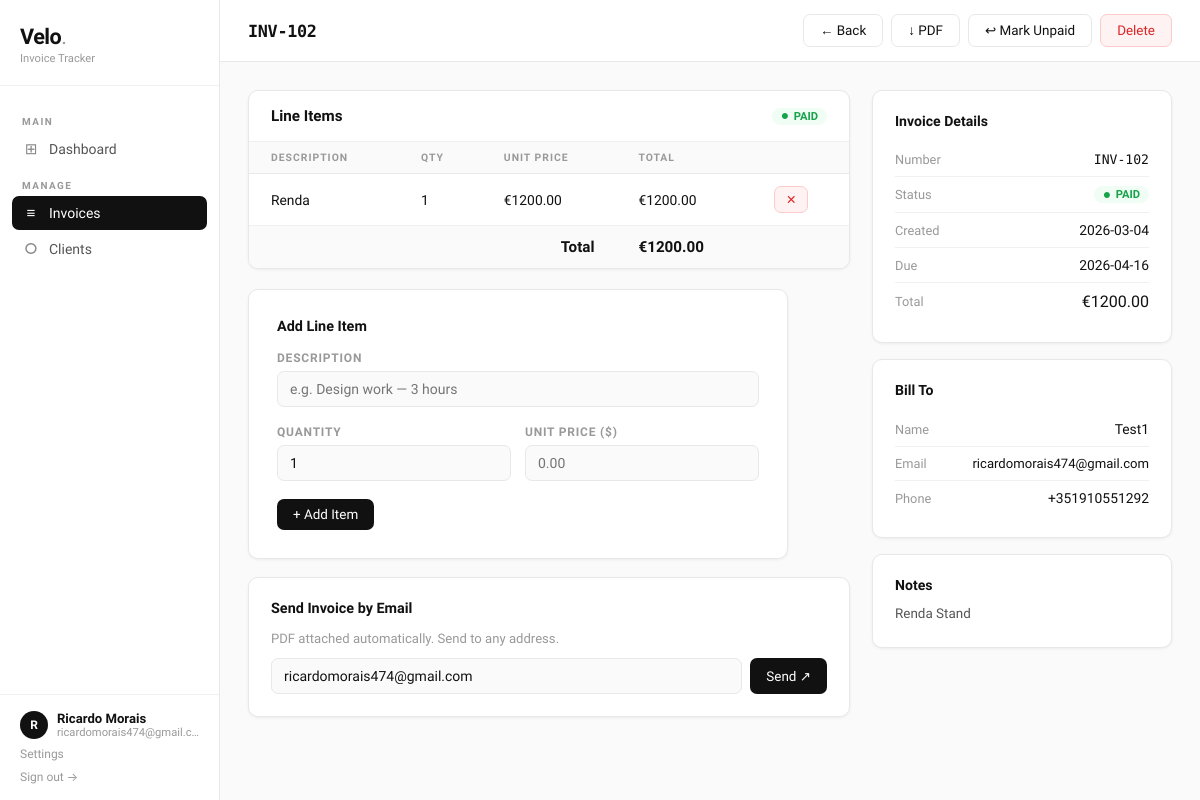
Page /invoices/2 (signed in) on the committed database.
### tables this page shows
CREATE TABLE invoices (id INTEGER PRIMARY KEY AUTOINCREMENT,user_id INTEGER NOT NULL,invoice_num TEXT NOT NULL,client_id INTEGER NOT NULL,total_amount REAL DEFAULT 0,status TEXT DEFAULT 'Unpaid',date TEXT NOT NULL,due_date TEXT,notes TEXT,FOREIGN KEY(user_id) REFERENCES users(id),FOREIGN KEY(client_id) REFERENCES clients(id));

CREATE TABLE invoice_items (id INTEGER PRIMARY KEY AUTOINCREMENT,invoice_id INTEGER NOT NULL,description TEXT NOT NULL,quantity REAL NOT NULL,price REAL NOT NULL,line_total REAL NOT NULL,FOREIGN KEY(invoice_id) REFERENCES invoices(id));

CREATE TABLE clients (id INTEGER PRIMARY KEY AUTOINCREMENT,user_id INTEGER NOT NULL,name TEXT NOT NULL,email TEXT NOT NULL,phone TEXT,address TEXT,FOREIGN KEY(user_id) REFERENCES users(id));

### app.py (the view)
@app.route('/invoices/<int:invoice_id>')
@login_required
def invoice_detail(invoice_id):
    db  = get_db()
    inv = fetchone(db, f'SELECT i.*,c.name as client_name,c.email as client_email,c.phone as client_phone FROM invoices i JOIN clients c ON i.client_id=c.id WHERE i.id={ph()} AND i.user_id={ph()}', (invoice_id, uid()))
    if not inv: return redirect(url_for('invoices'))
    items = fetchall(db, f'SELECT * FROM invoice_items WHERE invoice_id={ph()}', (invoice_id,))
    return render_template('invoice_detail.html', invoice=inv, items=items)

### app.py (called while the page is built)
def login_required(f):
    @wraps(f)
    def decorated(*args, **kwargs):
        if 'user_id' not in session:
            flash('Please log in to continue.', 'info')
            return redirect(url_for('login'))
        return f(*args, **kwargs)
    return decorated

def uid():
    return session.get('user_id')

def fetchone(db, sql, params=()):
    cur = db_cursor(db)
    cur.execute(sql, params)
    return cur.fetchone()

def fetchall(db, sql, params=()):
    cur = db_cursor(db)
    cur.execute(sql, params)
    return cur.fetchall()

def ph():
    return '%s' if IS_POSTGRES else '?'

    def get_db():
        if 'db' not in g:
            g.db = sqlite3.connect(DB_PATH)
            g.db.row_factory = sqlite3.Row
        return g.db

    def db_cursor(db):
        return db.cursor()

### templates/invoice_detail.html (shortened to what this page needs)
{% extends "base.html" %}
{% block page_title %}<span class="mono">{{ invoice.invoice_num }}</span>{% endblock %}
{% block topbar_actions %}
  <a href="{{ url_for('invoices') }}" class="btn btn-outline">← Back</a>
  <a href="{{ url_for('generate_pdf',invoice_id=invoice.id) }}" class="btn btn-outline">↓ PDF</a>
  {% if invoice.status=='Unpaid' %}
    <form action="{{ url_for('mark_paid',invoice_id=invoice.id) }}" method="post" style="display:inline">
      <button class="btn btn-green">✓ Mark Paid</button>
    </form>
  {% else %}
    <form action="{{ url_for('mark_unpaid',invoice_id=invoice.id) }}" method="post" style="display:inline">
      <button class="btn btn-outline">↩ Mark Unpaid</button>
    </form>
  {% endif %}
  <form action="{{ url_for('delete_invoice',invoice_id=invoice.id) }}" method="post" style="display:inline" onsubmit="return confirm('Delete?')">
    <button class="btn btn-danger">Delete</button>
  </form>
{% endblock %}
{% block content %}
<div class="detail-grid">
  <div>
    <div class="table-card" style="margin-bottom:20px">
      <div class="table-header"><h3>Line Items</h3><span class="badge badge-{{ invoice.status|lower }}">{{ invoice.status }}</span></div>
      <table>
        <thead><tr><th>Description</th><th>Qty</th><th>Unit Price</th><th>Total</th><th></th></tr></thead>
        <tbody>
          {% for item in items %}
          <tr>
            <td>{{ item.description }}</td><td>{{ item.quantity|int }}</td>
            <td>&#8364;{{ "%.2f"|format(item.price) }}</td><td>&#8364;{{ "%.2f"|format(item.line_total) }}</td>
            <td><form action="{{ url_for('delete_item',invoice_id=invoice.id,item_id=item.id) }}" method="post" onsubmit="return confirm('Remove?')"><button class="btn btn-danger btn-sm">✕</button></form></td>
          </tr>
          {% else %}
          <tr><td colspan="5" style="text-align:center;color:var(--ink3);padding:28px;font-size:.85rem">No items yet — add one below.</td></tr>
          {% endfor %}
          {% if items %}
          <tr class="total-row"><td colspan="3" style="text-align:right">Total</td><td>&#8364;{{ "%.2f"|format(invoice.total_amount) }}</td><td></td></tr>
          {% endif %}
        </tbody>
      </table>
    </div>
    <div class="form-card">
      <h4 style="font-size:.9rem;font-weight:600;margin-bottom:16px">Add Line Item</h4>
      <form method="post" action="{{ url_for('add_item',invoice_id=invoice.id) }}">
        <div class="form-group"><label>Description</label><input type="text" name="description" required placeholder="e.g. Design work — 3 hours"></div>
        <div class="form-row">
          <div class="form-group"><label>Quantity</label><input type="number" name="quantity" min="1" step="1" value="1" required></div>
          <div class="form-group"><label>Unit Price ($)</label><input type="number" name="price" min="0" step="0.01" required placeholder="0.00"></div>
        </div>
        <button type="submit" class="btn btn-primary">+ Add Item</button>
      </form>
    </div>
    <div class="email-panel">
      <h4>Send Invoice by Email</h4>
      <p style="font-size:.82rem;color:var(--ink3);margin-bottom:12px">PDF attached automatically. Send to any address.</p>
      <form method="post" action="{{ url_for('send_email',invoice_id=invoice.id) }}">
        <div class="email-row">
          <input type="email" name="to_email" placeholder="recipient@example.com" value="{{ invoice.client_email }}" required>
          <button type="submit" class="btn btn-primary">Send ↗</button>
        </div>
      </form>
    </div>
  </div>
  <div>
    <div class="detail-meta">
      <h4 style="font-size:.88rem;font-weight:600;margin-bottom:14px">Invoice Details</h4>
      <div class="meta-row"><span class="meta-key">Number</span><span class="meta-val mono" style="font-size:.82rem">{{ invoice.invoice_num }}</span></div>
      <div class="meta-row"><span class="meta-key">Status</span><span class="badge badge-{{ invoice.status|lower }}">{{ invoice.status }}</span></div>
      <div class="meta-row"><span class="meta-key">Created</span><span class="meta-val">{{ invoice.date }}</span></div>
      <div class="meta-row"><span class="meta-key">Due</span><span class="meta-val">{{ invoice.due_date or '—' }}</span></div>
      <div class="meta-row"><span class="meta-key">Total</span><span class="meta-val" style="font-size:1rem">&#8364;{{ "%.2f"|format(invoice.total_amount) }}</span></div>
    </div>
    <div class="detail-meta" style="margin-top:16px">
      <h4 style="font-size:.88rem;font-weight:600;margin-bottom:14px">Bill To</h4>
      <div class="meta-row"><span class="meta-key">Name</span><span class="meta-val">{{ invoice.client_name }}</span></div>
      <div class="meta-row"><span class="meta-key">Email</span><span class="meta-val" style="font-size:.82rem">{{ invoice.client_email }}</span></div>
      {% if invoice.client_phone %}<div class="meta-row"><span class="meta-key">Phone</span><span class="meta-val">{{ invoice.client_phone }}</span></div>{% endif %}
    </div>
    {% if invoice.notes %}
    <div class="detail-meta" style="margin-top:16px">
      <h4 style="font-size:.88rem;font-weight:600;margin-bottom:10px">Notes</h4>
      <p style="font-size:.84rem;color:var(--ink2);line-height:1.6">{{ invoice.notes }}</p>
    </div>
    {% endif %}
  </div>
</div>
{% endblock %}

### templates/base.html (shortened to what this page needs)
<!DOCTYPE html>
<html lang="en">
<head>
</head>
<body>
{% block body %}
  <aside class="sidebar">
    <div class="sidebar-brand"><h1>Velo<span>.</span></h1><p>Invoice Tracker</p></div>
    <nav>
      <div class="nav-section">Main</div>
      <a href="{{ url_for('dashboard') }}" class="nav-link {% if request.endpoint=='dashboard' %}active{% endif %}"><span class="nav-icon">⊞</span> Dashboard</a>
      <div class="nav-section">Manage</div>
      <a href="{{ url_for('invoices') }}" class="nav-link {% if 'invoice' in request.endpoint %}active{% endif %}"><span class="nav-icon">≡</span> Invoices</a>
      <a href="{{ url_for('clients') }}" class="nav-link {% if 'client' in request.endpoint %}active{% endif %}"><span class="nav-icon">○</span> Clients</a>
    </nav>
    <div class="sidebar-footer">
      <div class="user-pill">
        <div class="user-avatar">{{ session.user_name[0].upper() if session.user_name else '?' }}</div>
        <div class="user-info">
          <div class="user-name">{{ session.user_name }}</div>
          <div class="user-email">{{ session.user_email }}</div>
        </div>
      </div>
      <a href="{{ url_for('settings') }}" class="logout-link" style="margin-bottom:4px">Settings</a><a href="{{ url_for('logout') }}" class="logout-link">Sign out →</a>
    </div>
  </aside>
  <div class="main">
    <div class="topbar">
      <h2>{% block page_title %}{% endblock %}</h2>
      <div class="topbar-actions">{% block topbar_actions %}{% endblock %}</div>
    </div>
    <div class="content">
      {% block content %}{% endblock %}
    </div>
  </div>
{% endblock %}
</body>
</html>

### rows in the picture
invoices: invoice_num "INV-102", status "PAID", total_amount "1200.00", date "2026-03-04", due_date "2026-04-16", notes "Renda Stand"
invoice_items: description "Renda", quantity "1", price "1200.00", line_total "1200.00"
clients: to_email "ricardomorais474@gmail.com", client_name "Test1", client_email "ricardomorais474@gmail.com", client_phone "+351910551292"

### other values in the picture
{{ session.user_name[0].upper() if session.user_name else '?' }} "R"
{{ session.user_name }} "Ricardo Morais"
{{ session.user_email }} "ricardomorais474@gmail.…"
